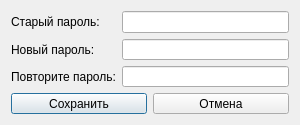
<?xml version="1.0" encoding="UTF-8"?>
<ui version="4.0">
 <class>ChangePasswordDialog</class>
 <widget class="QDialog" name="ChangePasswordDialog">
  <property name="geometry">
   <rect>
    <x>0</x>
    <y>0</y>
    <width>300</width>
    <height>125</height>
   </rect>
  </property>
  <property name="minimumSize">
   <size>
    <width>300</width>
    <height>125</height>
   </size>
  </property>
  <property name="maximumSize">
   <size>
    <width>300</width>
    <height>125</height>
   </size>
  </property>
  <property name="windowTitle">
   <string>Смена пароля</string>
  </property>
  <property name="modal">
   <bool>true</bool>
  </property>
  <layout class="QGridLayout" name="gridLayout">
   <item row="0" column="0">
    <widget class="QLabel" name="label">
     <property name="text">
      <string>Старый пароль:</string>
     </property>
    </widget>
   </item>
   <item row="0" column="1">
    <widget class="QLineEdit" name="currentPasswordEdit"/>
   </item>
   <item row="1" column="0">
    <widget class="QLabel" name="label_2">
     <property name="text">
      <string>Новый пароль:</string>
     </property>
    </widget>
   </item>
   <item row="1" column="1">
    <widget class="QLineEdit" name="newPasswordEdit"/>
   </item>
   <item row="2" column="0">
    <widget class="QLabel" name="label_3">
     <property name="text">
      <string>Повторите пароль:</string>
     </property>
    </widget>
   </item>
   <item row="2" column="1">
    <widget class="QLineEdit" name="confirmPasswordEdit"/>
   </item>
   <item row="3" column="0" colspan="2">
    <layout class="QHBoxLayout" name="horizontalLayout_4">
     <item>
      <widget class="QPushButton" name="saveButton">
       <property name="text">
        <string>Сохранить</string>
       </property>
       <property name="default">
        <bool>true</bool>
       </property>
      </widget>
     </item>
     <item>
      <widget class="QPushButton" name="rejectButton">
       <property name="text">
        <string>Отмена</string>
       </property>
      </widget>
     </item>
    </layout>
   </item>
  </layout>
 </widget>
 <resources/>
 <connections/>
</ui>
